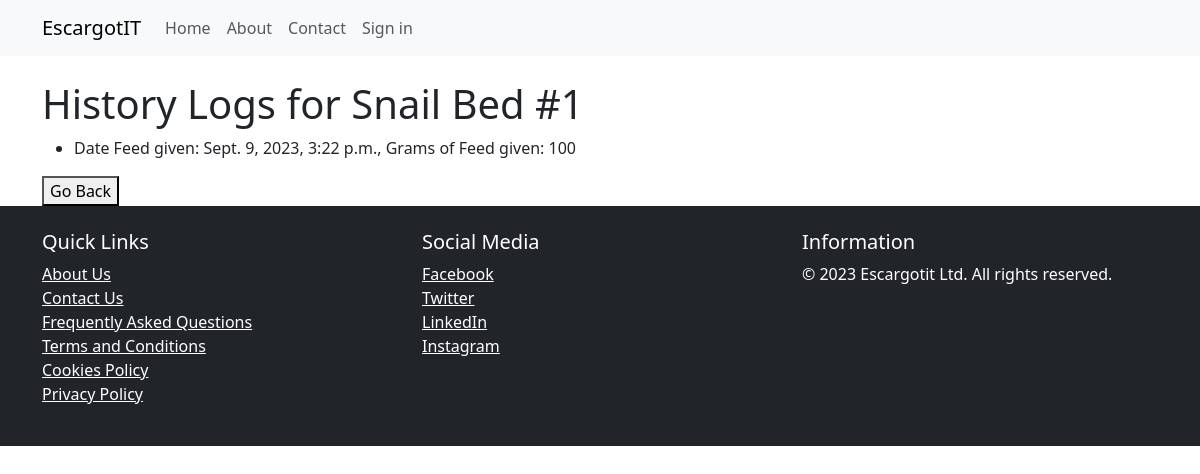
The app's page /view_feed_history/38/, older data.
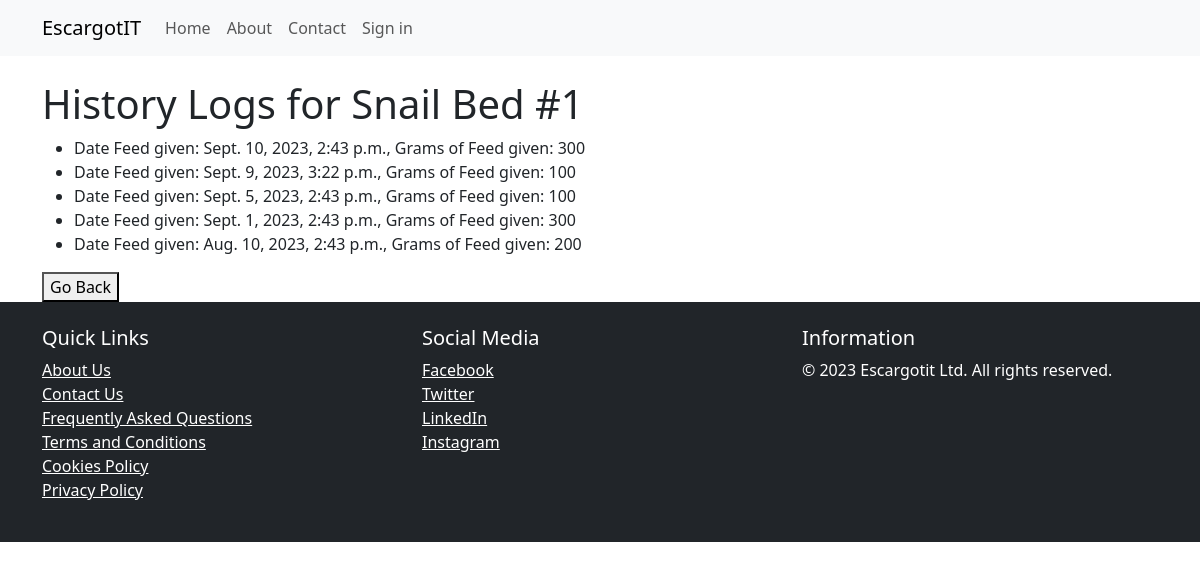
The same page, newer data.
### core/models.py (models this page shows, shortened)
class SnailBed(models.Model):
    bed_name = models.CharField(max_length=100, unique=False, null=True, blank=True)
    user = models.ForeignKey(AdminUser, on_delete=models.SET_NULL, null=True, blank=True, db_constraint=False)
    employee = models.ForeignKey(EmployeeUser, on_delete=models.SET_NULL, null=True, blank=True, db_constraint=False)
    snail_amount = models.IntegerField(null=True, blank=True)
    hatch_rate = models.ForeignKey('SnailHatchRate', on_delete=models.SET_NULL, null=True, blank=True)
    mortality_rate = models.ForeignKey('SnailMortalityRate', on_delete=models.SET_NULL, null=True, blank=True)
    maturity_rate = models.ForeignKey('TimeTakenToMature', on_delete=models.SET_NULL, null=True, blank=True)

class SnailFeed(models.Model):
    snail_bed = models.ForeignKey(SnailBed, on_delete=models.CASCADE)
    consumed_on = models.DateTimeField(default=timezone.now)
    grams_feed_given = models.IntegerField()

### core/views.py (the view)
# urls.py: path('view_feed_history/<int:snail_bed_id>/', views.SnailFeedListView.as_view(), name='view_feed_history'),
class SnailFeedListView(ListView):
    model = SnailFeed
    template_name = 'history.html'
    context_object_name = 'history_data'
    def get_queryset(self):
        snail_bed = get_object_or_404(SnailBed, id=self.kwargs['snail_bed_id'])
        return SnailFeed.objects.filter(snail_bed=snail_bed).order_by('-consumed_on')
    def get_context_data(self, **kwargs):
        context = super().get_context_data(**kwargs)
        context['snail_bed'] = get_object_or_404(SnailBed, id=self.kwargs['snail_bed_id'])
        return context

### core/templatetags/filters.py (called while the page is built)
@register.filter
def classname(obj):
    return obj.__class__.__name__

### templates/history.html (shortened to what this page needs)
{% extends "base/base.html" %}
{% load filters %}
{% block content %}
    <h1>History Logs for {{ snail_bed.bed_name }}</h1>
    {% if history_data %}
        <ul>
            {% for record in history_data %}
                {% with record|classname as modelclass %}
                    {% if modelclass == "SnailHatchRate" %}
                        <li>Date: {{ record.datetime }},
                            Hatch Rate: {{ record.hatch_rate_percentage }}</li>
                    {% elif modelclass == "SnailMortalityRate" %}
                        <li>Date: {{ record.datetime }},
                            Mortality Rate: {{ record.mortality_rate_percentage }}</li>
                    {% elif modelclass == "SnailFeed" %}
                        <li>Date Feed given: {{ record.consumed_on }},
                            Grams of Feed given: {{ record.grams_feed_given }}</li>
                    {% endif %}
                {% endwith %}
            {% endfor %}
        </ul>
    {% else %}
        <h3> No data available </h3>
    {% endif %}
    <div class="button-container">
        <button onclick="history.back()">Go Back</button>
     </div>
{% endblock %}

### templates/base/base.html (shortened to what this page needs)
{% load bootstrap5 %}
{% load static %}
<!DOCTYPE html>
<html lang="en">
<head>
    {% bootstrap_css %}
</head>
<body>
    <nav class="navbar navbar-expand-lg navbar-light bg-light">
        <div class="container">
            <a class="navbar-brand" href="{% url 'index' %}">EscargotIT</a>
            <div class="collapse navbar-collapse" id="navbarNav">
                <ul class="navbar-nav ml-auto">
                    <li class="nav-item">
                        <a class="nav-link" href="{% url 'index' %}">Home</a>
                    </li>
                    <li class="nav-item">
                        <a class="nav-link" href="{% url 'about' %}">About</a>
                    </li>
                    <li class="nav-item">
                        <a class="nav-link" href="{% url 'contact' %}">Contact</a>
                    </li>
                    {% if not user.is_authenticated %}
                        <li class="nav-item">
                            <a class="nav-link" href="{% url 'login' %}">Sign in</a>
                        </li>
                    {% endif %}
                </ul>
            </div>
        </div>
    </nav>
    <div class="container mt-4">
        {% block content %}{% endblock %}
    </div>
    {% include 'base/footer.html' %}
</body>
</html>

### templates/base/footer.html (shortened to what this page needs)
<footer class="bg-dark text-white">
    <div class="container py-4">
        <div class="row">
            <div class="col-md-4">
                <h5>Quick Links</h5>
                <ul class="list-unstyled">
                    <li><a href="{% url 'about' %}" class="text-white">About Us</a></li>
                    <li><a href="{% url 'contact' %}" class="text-white">Contact Us</a></li>
                    <li><a href="{% url 'faqs' %}" class="text-white">Frequently Asked Questions</a></li>
                    <li><a href="{% url 'terms' %}" class="text-white">Terms and Conditions</a></li>
                    <li><a href="{% url 'cookies' %}" class="text-white">Cookies Policy</a></li>
                    <li><a href="{% url 'privacy' %}" class="text-white">Privacy Policy</a></li>
                </ul>
            </div>
            <div class="col-md-4">
                <h5>Social Media</h5>
                <ul class="list-unstyled">
                    <li><a href="#" class="text-white"> Facebook</a></li>
                    <li><a href="#" class="text-white"> Twitter</a></li>
                    <li><a href="#" class="text-white"> LinkedIn</a></li>
                    <li><a href="#" class="text-white"> Instagram</a></li>
                </ul>
            </div>
            <div class="col-md-4">
                <h5>Information</h5>
                <p>&copy; 2023 Escargotit Ltd. All rights reserved.</p>
            </div>
        </div>
    </div>
</footer>

Row changes from the older to the newer data that the page shows:
added SnailFeed: consumed_on "Sept. 10, 2023, 2:43 p.m.", grams_feed_given "300"
added SnailFeed: consumed_on "Sept. 5, 2023, 2:43 p.m.", grams_feed_given "100"
added SnailFeed: consumed_on "Sept. 1, 2023, 2:43 p.m.", grams_feed_given "300"
added SnailFeed: consumed_on "Aug. 10, 2023, 2:43 p.m.", grams_feed_given "200"
